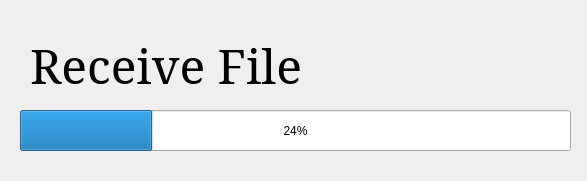
<?xml version="1.0" encoding="UTF-8"?>
<ui version="4.0">
 <class>FileReceiver</class>
 <widget class="QWidget" name="FileReceiver">
  <property name="geometry">
   <rect>
    <x>0</x>
    <y>0</y>
    <width>587</width>
    <height>181</height>
   </rect>
  </property>
  <property name="windowTitle">
   <string>ReceiveFile</string>
  </property>
  <widget class="QProgressBar" name="progressBar">
   <property name="geometry">
    <rect>
     <x>20</x>
     <y>110</y>
     <width>551</width>
     <height>41</height>
    </rect>
   </property>
   <property name="value">
    <number>24</number>
   </property>
  </widget>
  <widget class="QLabel" name="label_5">
   <property name="geometry">
    <rect>
     <x>30</x>
     <y>10</y>
     <width>281</width>
     <height>111</height>
    </rect>
   </property>
   <property name="font">
    <font>
     <family>Constantia</family>
     <pointsize>36</pointsize>
    </font>
   </property>
   <property name="text">
    <string>Receive File</string>
   </property>
  </widget>
 </widget>
 <resources/>
 <connections/>
</ui>
